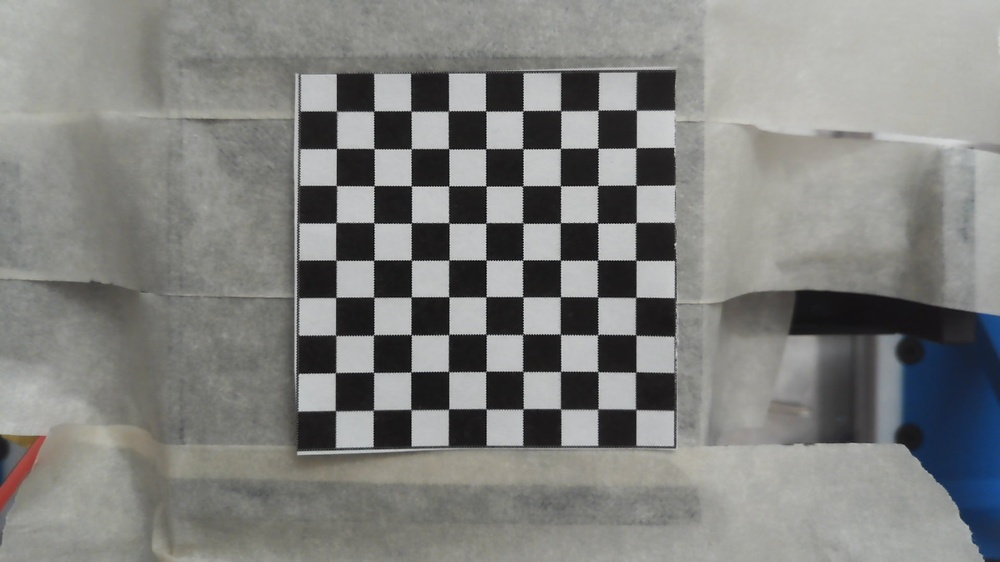
#> input picture chessBoards/WIN_20250827_16_07_32_Pro (2).jpg, 1000 x 562 px, shrunk from 1920 x 1080 before the run; its folder holds only this picture in this run
$ python checkers_cal.py
#> lines starting #> are read from the running program, lines starting #| are printed output that depends on the picture; after the words box and inside, x2 and y2 are one past the last pixel; in counts of white or black regions, pixels touching at a corner belong together; long printed decimals are rounded
# [60 lines of commented-out code are left out]


import cv2
import numpy as np
import glob

# --- Calibration settings ---
chessboard_size = (9, 9)   # inner corners
square_size = 0.0465       # in meters (or any unit, just be consistent)

# Prepare object points (0,0,0), (1,0,0), (2,0,0), ...
objp = np.zeros((np.prod(chessboard_size), 3), np.float32)
objp[:, :2] = np.mgrid[0:chessboard_size[0],
                       0:chessboard_size[1]].T.reshape(-1, 2)
objp *= square_size

objpoints = []  # 3D points in real world
imgpoints = []  # 2D points in image plane

images = glob.glob("chessBoards/*.jpg")

for fname in images:
    img = cv2.imread(fname)
#> img is the input picture: shape (562, 1000, 3); mean B, G, R 127.3, 129.8, 129.1
    hsv = cv2.cvtColor(img, cv2.COLOR_BGR2HSV)
#> hsv: shape (562, 1000, 3); mean H, S, V 50.6, 14.9, 131.6

    # --- Simple HSV preprocessing (tweak these thresholds!) ---
    lwr = np.array([0, 0, 170])
    upr = np.array([179, 165, 255])
    msk = cv2.inRange(hsv, lwr, upr)
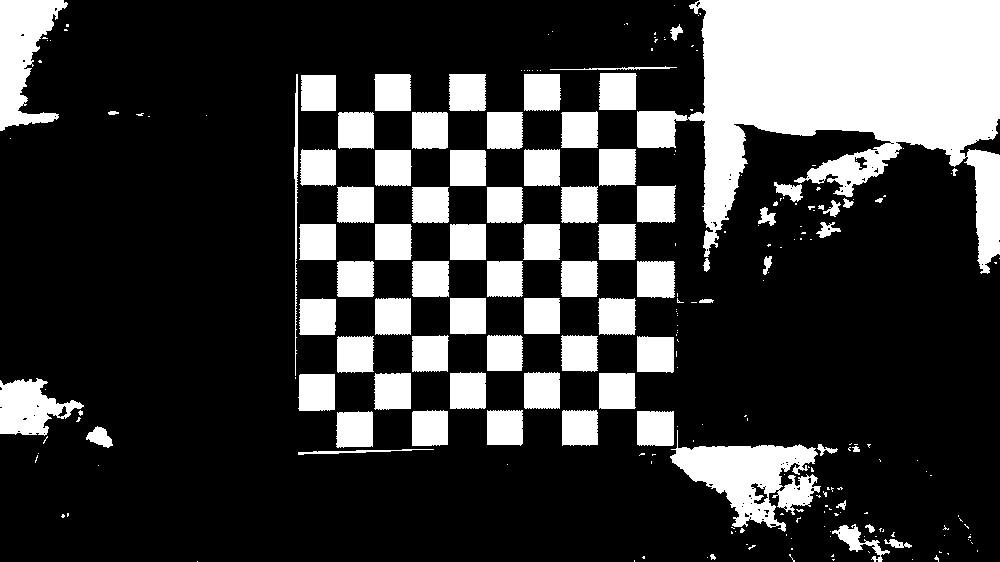
#> msk: shape (562, 1000); 23.7% white; 238 white regions (161 under 20 px), largest, box (x1, y1, x2, y2) and area: (637, 0, 1000, 274) 50688, (670, 430, 821, 532) 7103, (0, 0, 68, 131) 4901
    krn = cv2.getStructuringElement(cv2.MORPH_RECT, (25, 25))
    dlt = cv2.dilate(msk, krn, iterations=3)
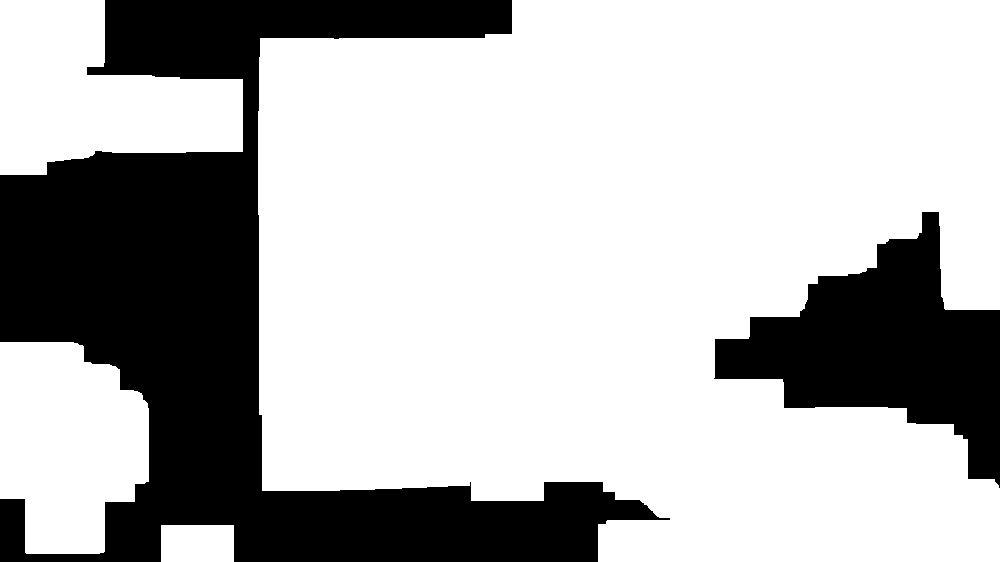
#> dlt: shape (562, 1000); 71.5% white; 2 black regions, box (x1, y1, x2, y2) and area: (0, 0, 670, 562) 125004, (714, 212, 1000, 488) 35347
    res = 255 - cv2.bitwise_and(dlt, msk)

    # --- Detect corners ---
    ret, corners = cv2.findChessboardCorners(
        res, chessboard_size,
        flags=cv2.CALIB_CB_ADAPTIVE_THRESH +
              cv2.CALIB_CB_FAST_CHECK +
              cv2.CALIB_CB_NORMALIZE_IMAGE
    )
#> ret = True; corners = 81 rows, first 8: [335, 411.5], [337.2, 372.2], [336.5, 335.6], [336.6, 295.6], [336.5, 261.5], [336.6, 221.5], [335.4, 184.4], [336, 148]

    if ret:
        gray = cv2.cvtColor(img, cv2.COLOR_BGR2GRAY)
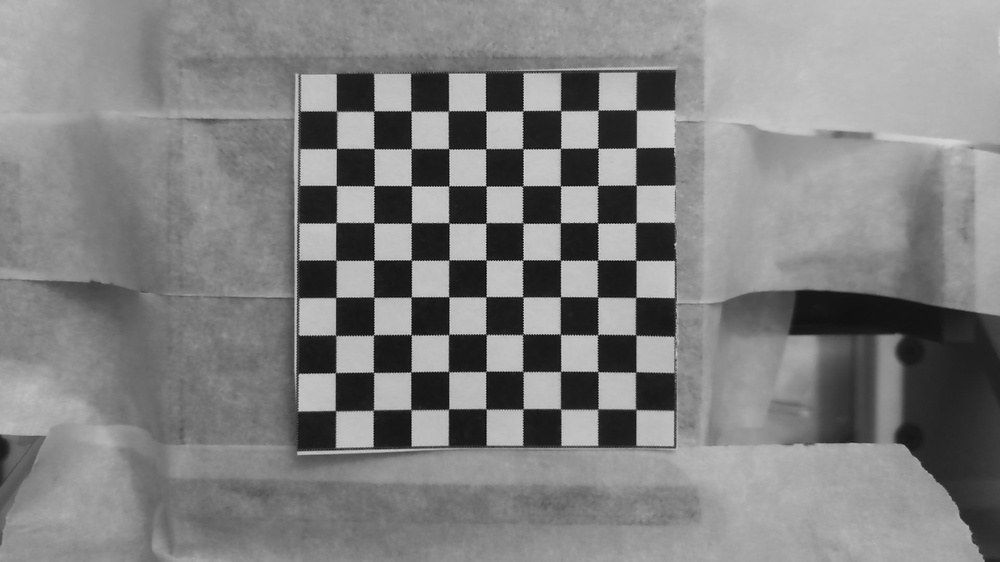
#> gray: shape (562, 1000); min 3, max 215, mean 129.3
        corners2 = cv2.cornerSubPix(
            gray, corners, (11, 11), (-1, -1),
            criteria=(cv2.TERM_CRITERIA_EPS + cv2.TERM_CRITERIA_MAX_ITER, 30, 0.001)
        )
#> corners2 = 81 rows, first 8: [335.4, 410.7], [335.5, 372.6], [335.6, 335.2], [335.8, 297.4], [335.9, 260.3], [336, 222.7], [336.4, 185.5], [336.5, 148.5]
        objpoints.append(objp)
        imgpoints.append(corners2)

        fnl = cv2.drawChessboardCorners(img, chessboard_size, corners2, ret)
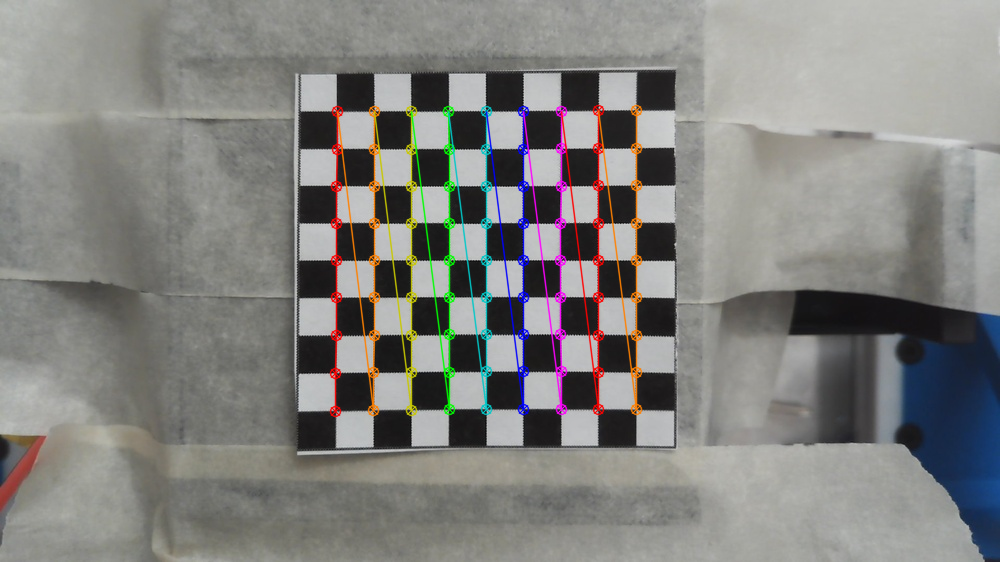
#> fnl: shape (562, 1000, 3); mean B, G, R 126.9, 129.8, 130.2
        cv2.imshow("corners", fnl)
        cv2.waitKey(500)  # show briefly
    else:
        print(f"⚠️ Chessboard not found in {fname}")

cv2.destroyAllWindows()

# --- Calibration ---
if len(objpoints) > 0:
    print("\nRunning calibration...")
    ret, mtx, dist, rvecs, tvecs = cv2.calibrateCamera(
        objpoints, imgpoints, gray.shape[::-1], None, None
    )
#> ret = 0.47; mtx = [[367575.1, 0, 511.5], [0, 261205.2, 243.5], [0, 0, 1]]; dist = [[3.28, 1.48e-06, 0.545, 0.357, 6.73e-13]]; rvecs = ([0.61, -0.605, -1.48],); tvecs = ([-0.156, 0.207, 325.8],)

    print("\n✅ Calibration successful")
    print("Camera matrix (intrinsics):\n", mtx)
#| Camera matrix (intrinsics):
#|  [[3.67575110e+05 0.00000000e+00 5.11502638e+02]
#|  [0.00000000e+00 2.61205194e+05 2.43510499e+02]
#|  [0.00000000e+00 0.00000000e+00 1.00000000e+00]]
    print("\nDistortion coefficients:\n", dist.ravel())
#| Distortion coefficients:
#|  [3.28259565e+00 1.48117639e-06 5.44935923e-01 3.56910380e-01
#|  6.73242089e-13]

    # --- Reprojection error ---
    total_error = 0
    for i in range(len(objpoints)):
        imgpoints2, _ = cv2.projectPoints(objpoints[i], rvecs[i], tvecs[i], mtx, dist)
        error = cv2.norm(imgpoints[i], imgpoints2, cv2.NORM_L2) / len(imgpoints2)
        total_error += error
#> this loop made 1 pass
#> (error, total_error) on pass 1: (0.0523, 0.0523)
#> after the loop, total_error = 0.0523
    print("\nMean reprojection error:", total_error / len(objpoints))
#| Mean reprojection error: 0.05226

    # --- Save calibration ---
    np.savez("calibration_data.npz",
             camera_matrix=mtx,
             dist_coeffs=dist,
             rvecs=rvecs,
             tvecs=tvecs)

    print("\n📁 Saved to calibration_data.npz")
else:
    print("❌ No chessboards detected — calibration aborted.")

$ run again, on chessBoards/WIN_20250827_16_07_51_Pro.jpg
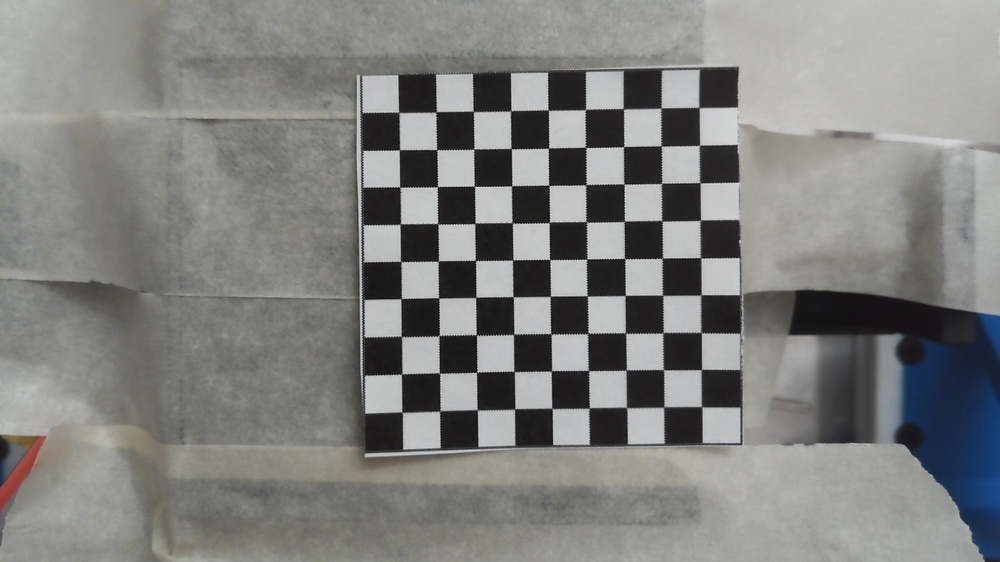
#> input picture chessBoards/WIN_20250827_16_07_51_Pro.jpg, 1000 x 562 px, shrunk from 1920 x 1080 before the run
#> img is the input picture: shape (562, 1000, 3); mean B, G, R 126.9, 129.6, 128.9
#> hsv: shape (562, 1000, 3); mean H, S, V 49.8, 15.1, 131.4
#> `msk = cv2.inRange(hsv, lwr, upr)`:
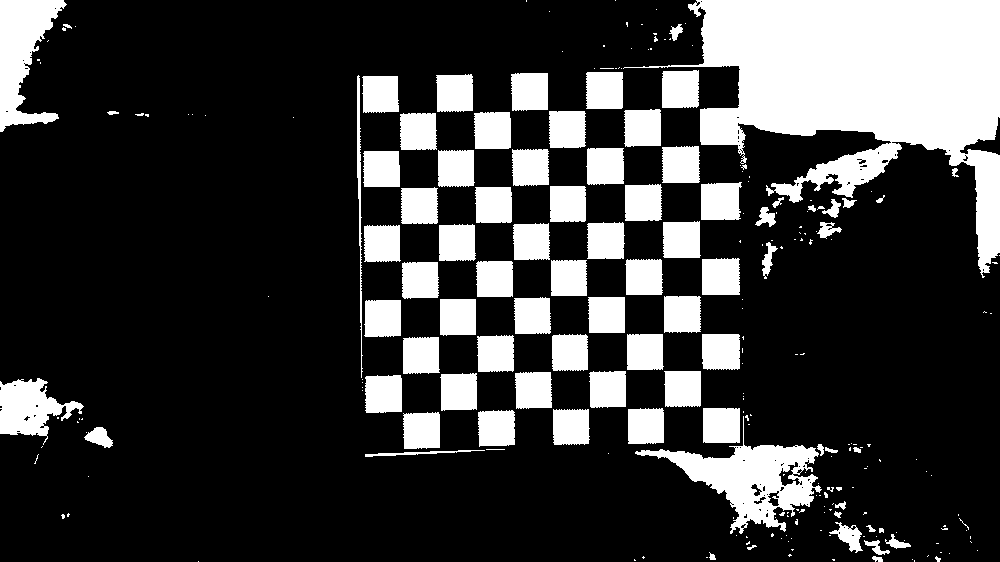
#> msk: shape (562, 1000); 22.9% white; 243 white regions (160 under 20 px), largest, box (x1, y1, x2, y2) and area: (623, 0, 1000, 278) 45891, (635, 416, 822, 534) 7091, (0, 0, 67, 132) 4731
#> dlt: shape (562, 1000); 70% white; 2 black regions, box (x1, y1, x2, y2) and area: (0, 0, 670, 562) 143620, (780, 213, 1000, 487) 25112
#> `ret, corners = cv2.findChessboardCorners( res, chessboard_size, flags=..`: ret = True; corners = 81 rows, first 8: [401.4, 411.4], [401.5, 374], [400.4, 335.4], [401.5, 298.5], [401.4, 262.6], [400.7, 223.4], [399.7, 186.5], [399.5, 150]
#> corners2 = 81 rows, first 8: [402.2, 412.2], [401.6, 373.9], [401.4, 336.4], [401.1, 298.6], [400.7, 261.5], [400.3, 224.1], [399.9, 187.1], [399.5, 149.8]
#> `fnl = cv2.drawChessboardCorners(img, chessboard_size, corners2, ret)`:
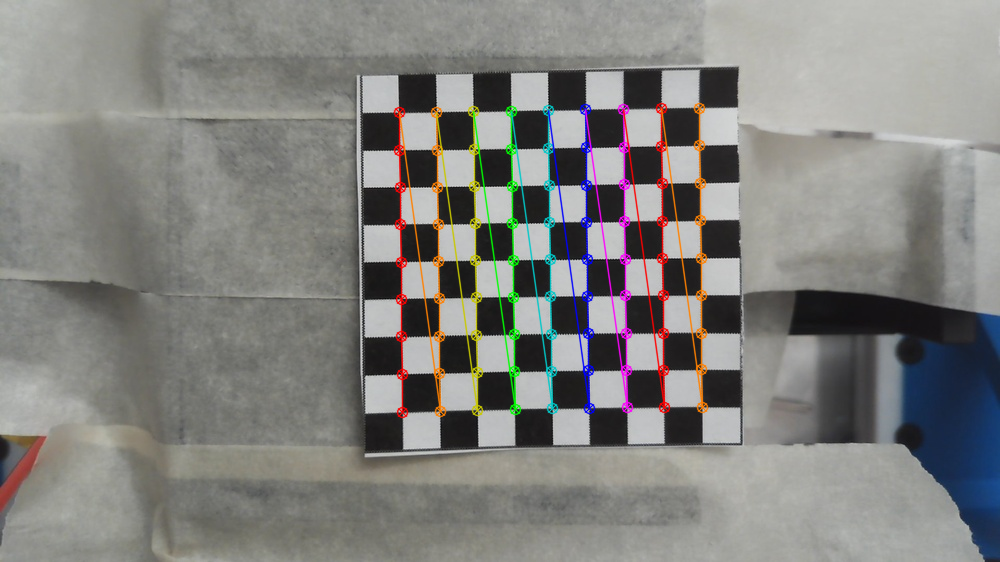
#> fnl: shape (562, 1000, 3); mean B, G, R 126.4, 129.6, 129.9
#> `ret, mtx, dist, rvecs, tvecs = cv2.calibrateCamera( objpoints, imgpoin..`: ret = 0.267; mtx = [[7973.9, 0, 433.1], [0, 8307.9, 56.78], [0, 0, 1]]; dist = [[25.62, -2319.3, -0.35, -0.222, -7.56]]; rvecs = ([0.153, 0.246, -1.58],); tvecs = ([-0.0343, 0.426, 9.94],)
#| Camera matrix (intrinsics):
#|  [[7.97390836e+03 0.00000000e+00 4.33089569e+02]
#|  [0.00000000e+00 8.30791620e+03 5.67805533e+01]
#|  [0.00000000e+00 0.00000000e+00 1.00000000e+00]]
#| Distortion coefficients:
#|  [ 2.56173326e+01 -2.31933875e+03 -3.49549286e-01 -2.21855059e-01
#|  -7.56456173e+00]
#> the loop `for i in range(len(objpoints)):` made 1 pass
#> (error, total_error) on pass 1: (0.0296, 0.0296)
#> after the loop `for i in range(len(objpoints)):`: total_error = 0.0296
#| Mean reprojection error: 0.02962

$ run again, on chessBoards/WIN_20250827_16_08_02_Pro.jpg
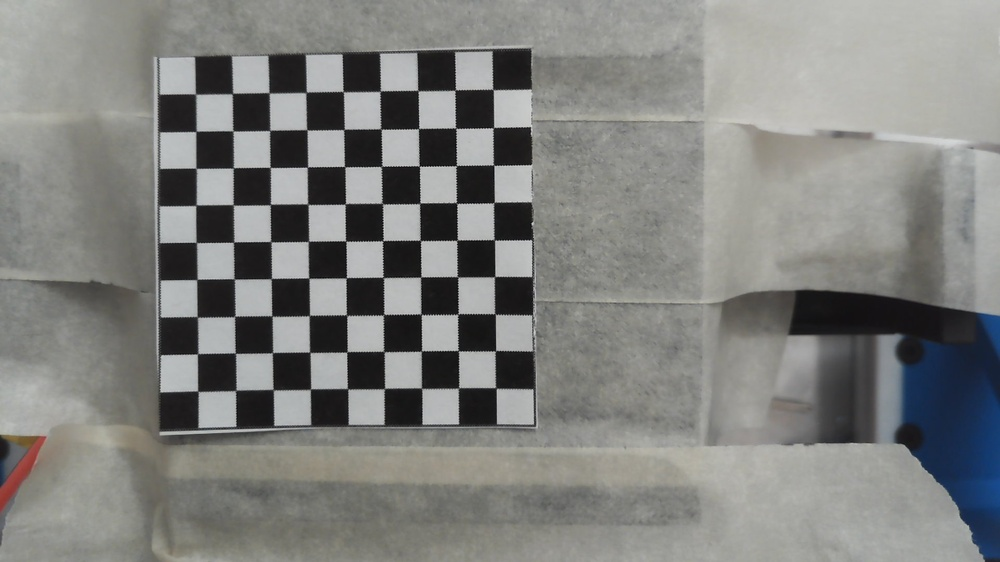
#> input picture chessBoards/WIN_20250827_16_08_02_Pro.jpg, 1000 x 562 px, shrunk from 1920 x 1080 before the run
#> img is the input picture: shape (562, 1000, 3); mean B, G, R 126.6, 129.4, 128.6
#> hsv: shape (562, 1000, 3); mean H, S, V 49.8, 15.3, 131.2
#> `msk = cv2.inRange(hsv, lwr, upr)`:
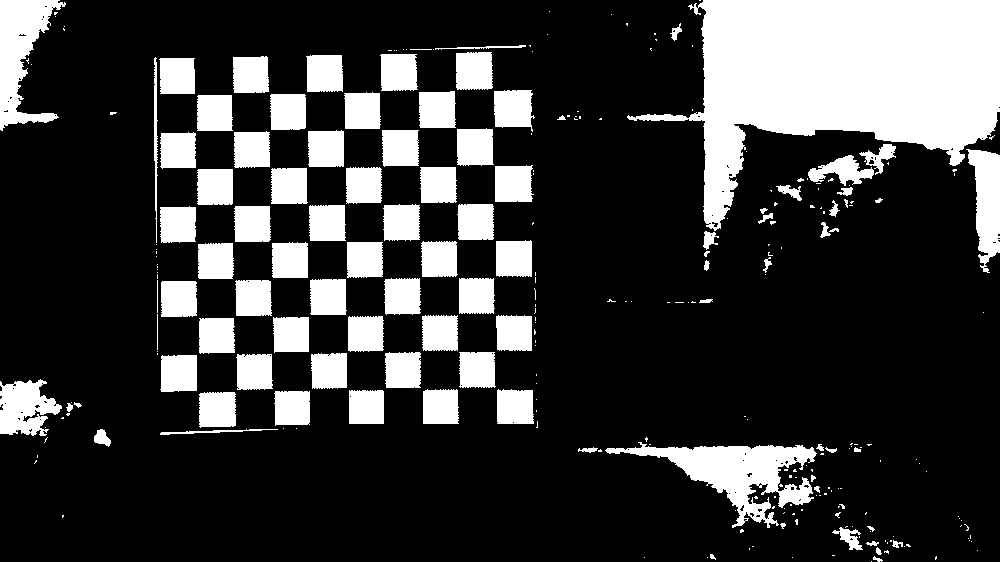
#> msk: shape (562, 1000); 22.8% white; 273 white regions (177 under 20 px), largest, box (x1, y1, x2, y2) and area: (627, 0, 1000, 231) 44002, (605, 442, 817, 528) 6627, (0, 0, 66, 131) 4251
#> dlt: shape (562, 1000); 75.9% white; 6 black regions, box (x1, y1, x2, y2) and area: (0, 460, 670, 562) 50314, (573, 212, 1000, 488) 43322, (0, 151, 124, 393) 22821, (570, 156, 668, 265) 10301, (72, 0, 511, 77) 7978, (569, 51, 614, 75) 517
#> `ret, corners = cv2.findChessboardCorners( res, chessboard_size, flags=..`: ret = True; corners = 81 rows, first 8: [492.4, 87.57], [493.9, 127.9], [494.4, 165.5], [492.2, 203.5], [493.5, 238.5], [495.6, 275.3], [495.5, 315.8], [496.5, 349.2]
#> corners2 = 81 rows, first 8: [493, 89.47], [493.4, 127.6], [493.6, 165.2], [493.9, 202.6], [494.3, 239.8], [494.6, 276.6], [495.1, 314], [495.4, 350.7]
#> `fnl = cv2.drawChessboardCorners(img, chessboard_size, corners2, ret)`:
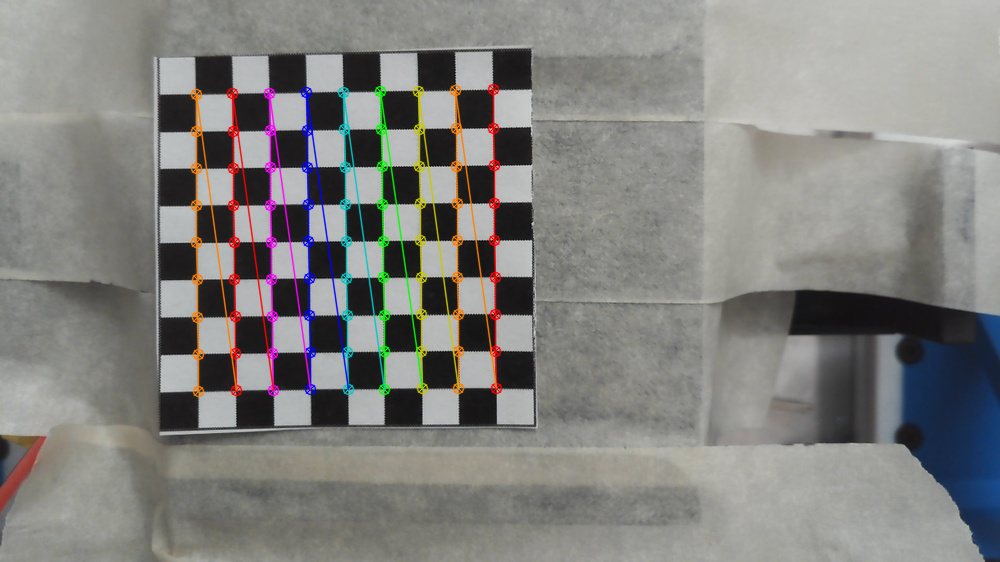
#> fnl: shape (562, 1000, 3); mean B, G, R 126.3, 129.5, 129.9
#> `ret, mtx, dist, rvecs, tvecs = cv2.calibrateCamera( objpoints, imgpoin..`: ret = 0.258; mtx = [[4621.7, 0, 574.4], [0, 4578.1, 371.6], [0, 0, 1]]; dist = [[5.7, -198.7, 0.0923, 0.109, -2191.4]]; rvecs = ([0.161, 0.00101, 1.56],); tvecs = ([-0.102, -0.35, 5.68],)
#| Camera matrix (intrinsics):
#|  [[4.62170384e+03 0.00000000e+00 5.74391213e+02]
#|  [0.00000000e+00 4.57805237e+03 3.71576501e+02]
#|  [0.00000000e+00 0.00000000e+00 1.00000000e+00]]
#| Distortion coefficients:
#|  [ 5.70171058e+00 -1.98678194e+02  9.23283114e-02  1.08720359e-01
#|  -2.19141140e+03]
#> the loop `for i in range(len(objpoints)):` made 1 pass
#> (error, total_error) on pass 1: (0.0286, 0.0286)
#> after the loop `for i in range(len(objpoints)):`: total_error = 0.0286
#| Mean reprojection error: 0.02863
